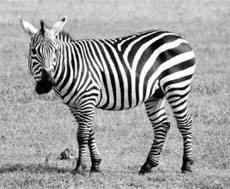
%> input picture TP5/Images/zebre.jpg, 230 x 189 px
$ octave donnees_reelles.m   (GNU Octave 9; MATLAB toolbox functions it lacks are replaced by stand-ins)
%> lines starting %> are read from the running program, lines starting %| are printed output that depends on the picture
clear;
close all;
taille_ecran = get(0,'ScreenSize');
L = taille_ecran(3);
H = taille_ecran(4);

% Lecture et affichage d'une image en niveaux de gris :
% I = imread('Images/Lauren.png');
I = imread('Images/zebre.jpg');
%> I is the input picture: size 189x230x3 uint8; min 0, max 255, mean 159.5
[nb_lignes,nb_colonnes,nb_canaux] = size(I);
%> nb_lignes = 189; nb_colonnes = 230; nb_canaux = 3
if nb_canaux==3
	I = rgb2gray(I);
%> I: size 189x230 uint8
end
figure('Name','Image a segmenter','Position',[0,0,0.33*L,0.5*H]);
imagesc(I);
axis image off;
colormap gray;
drawnow;

% Creation du nuage de points :
x = [];
y = [];
coordonnees = [];
T = 3;
for i = 1+T:nb_lignes-T
	for j = 1+T:nb_colonnes-T
		fenetre = I(i-T:i+T,j-T:j+T);
		fenetre = fenetre(:);
		moyenne = mean(fenetre);
		x = [x moyenne];
		fenetre_centree = fenetre-moyenne;
		variance = mean(fenetre_centree.^2);
		y = [y variance];
		coordonnees = [coordonnees ; i j];
	end
end

% Affichage du nuage de points :
figure('Name','Nuage a partitionner','Position',[0.33*L,0,0.33*L,0.5*H]);
hold on;
set(gca,'FontSize',20);
xlabel('Moyenne','FontSize',30);
ylabel('Variance','FontSize',30);
plot(x,y,'r.');
axis equal;
x_min = min(x);
%> x_min = 3.33
x_max = max(x);
%> x_max = 248
y_min = min(y);
%> y_min = 1.98
y_max = max(y);
%> y_max = 207.6
axis([x_min x_max y_min y_max]);
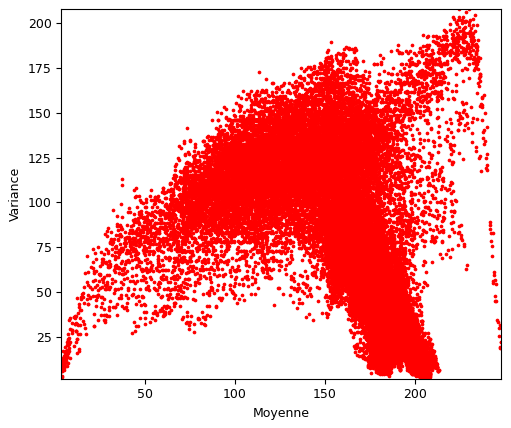
%> figure redrawn from the program's plot data

save donnees_reelles;

$ run again, with TP5/Images/lauren.png saved as TP5/Images/zebre.jpg
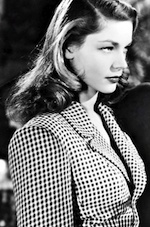
%> input picture TP5/Images/lauren.png, 150 x 227 px
%> I is the input picture: size 227x150x3 uint8; mean R, G, B 113.8, 113.8, 113.8
%> I: size 227x150 uint8
%> x_min = 0.837
%> x_max = 254.5
%> y_min = 0.163
%> y_max = 215.2
%> `axis([x_min x_max y_min y_max]);`:
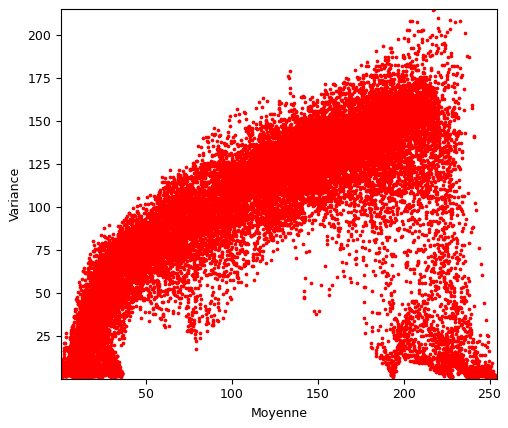
%> figure redrawn from the program's plot data
